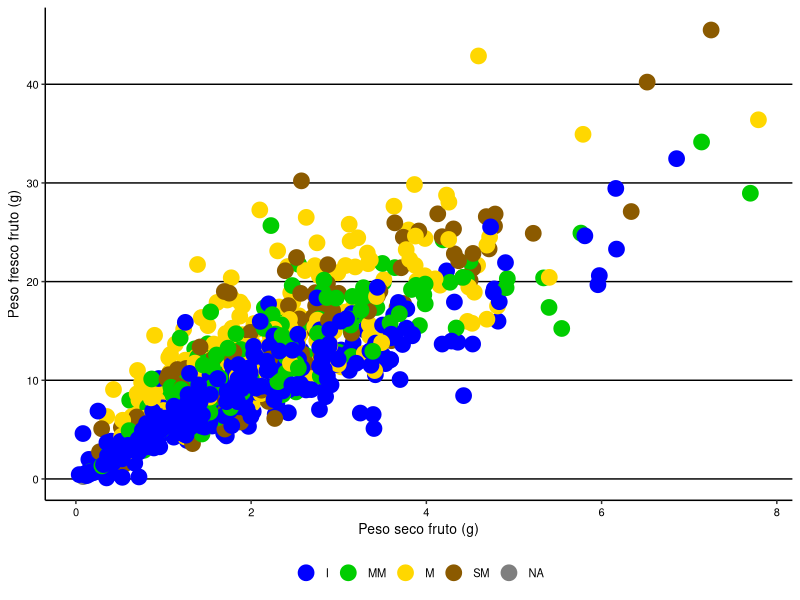

Generate this figure with R: (Note: this script raises an error after producing the figure.)
## ---- chunk 1
knitr::opts_chunk$set(warning = FALSE, message = FALSE, echo = FALSE)


# datospeso <-read_excel("nombre.xlsx", sheet="indicarhoja")
library(readxl)
datospeso <- read_excel("database.xlsx", sheet="V fisico")

datospeso$year<-factor(datospeso$year,levels=c("2019","2021","2022"))
datospeso$site<-factor(datospeso$site,levels=c("concordia", "palmar","gualeguaychu"))
datospeso$mad<-factor(datospeso$mad,levels=c("I", "MM","M","SM"))
datospeso$phenotype<-as.factor(datospeso$phenotype)
datospeso$id <-as.factor(datospeso$id)
datospeso$mad <-as.factor(datospeso$mad)
datospeso$pff <- as.numeric(datospeso$pff)
datospeso$pss <- as.numeric(datospeso$pss)

## ---- chunk 2
knitr::opts_chunk$set(warning = FALSE, message = FALSE, echo = FALSE)

# Se quitan filas sin datos de peso seco (en este caso no hay)
library(dplyr)
datospeso_sna <- datospeso %>% filter(!is.na(psf))

## ---- chunk 3
knitr::opts_chunk$set(warning = FALSE, message = FALSE, echo = FALSE)

library(ggplot2)

gg_pesoseco_3a <- ggplot(data=datospeso_sna, aes(x=psf, y=pff, color=mad))+
  geom_point(size=5)+
  # facet_grid(.~year)+
  labs(x="Peso seco fruto (g)", y="Peso fresco fruto (g)")+
  theme_classic()+
  theme(plot.title = element_text(hjust = 0.5, size = rel(1.5))) +
  scale_color_manual(values = c("blue","green3","gold","orange4")) +
  # scale_color_manual(values = c("coral1","burlywood2","palegreen4")) +
  theme(legend.title=element_blank())+
  theme(legend.position='bottom')+
  theme(panel.grid.major.y = element_line(color='black'))+
  theme(panel.grid.major.x = element_blank())+
  theme(text = element_text(size=10, color='black'))+
  theme(axis.text = element_text(color='black'))
gg_pesoseco_3a

## ---- chunk 4
knitr::opts_chunk$set(warning = FALSE, message = FALSE, echo = FALSE)

modelo_ps <- lm(psf ~ pff, data=datospeso)

## ---- chunk 5
knitr::opts_chunk$set(warning = FALSE, message = FALSE, echo = FALSE)

# Crear un nuevo data frame con los valores para pff, site y phenotype
nuevos_datos <- data.frame(
  pff = datospeso$pff  # Valores de pff
)

# Hacer predicciones
predicciones1 <- predict(modelo_ps, newdata = nuevos_datos)

# Ver las predicciones
# print(predicciones1)

modelo_ps

## ---- chunk 6
knitr::opts_chunk$set(warning = FALSE, message = FALSE, echo = FALSE)

summary(modelo_ps)

## ---- chunk 7
knitr::opts_chunk$set(warning = FALSE, message = FALSE, echo = FALSE)


# datospeso<-read_excel("database.xlsx", sheet="V datospeso")
library(dplyr)

datospeso2022 <- datospeso %>% filter(year == 2022)
datospeso2022 <- datospeso2022 %>% filter(site == "concordia" | site == "gualeguaychu")


## ---- chunk 8
knitr::opts_chunk$set(warning = FALSE, message = FALSE, echo = FALSE)

datospeso2022$psp <- datospeso2022$psf * 0.4842

## ---- chunk 9
knitr::opts_chunk$set(warning = FALSE, message = FALSE, echo = FALSE)

datospeso2022 <- datospeso2022 %>% filter(psp >= 0)

## ---- chunk 10
knitr::opts_chunk$set(warning = FALSE, message = FALSE, echo = FALSE)

library(ggplot2)

gg_pesoseco <- ggplot(data=datospeso2022, aes(x=psp, y=pff, color=site, shape=mad))+
  geom_point(size=5)+
  # facet_grid(.~year)+
  labs(x="Peso seco pulpa (g)", y="Peso fresco fruto (g)")+
  theme_classic()+
  theme(plot.title = element_text(hjust = 0.5, size = rel(1.5))) +
  scale_color_manual(values = c("coral1","palegreen4")) +
  # scale_color_manual(values = c("coral1","burlywood2","palegreen4")) +
  theme(legend.title=element_blank())+
  theme(legend.position='bottom')+
  theme(panel.grid.major.y = element_line(color='black'))+
  theme(panel.grid.major.x = element_blank())+
  theme(text = element_text(size=10, color='black'))+
  theme(axis.text = element_text(color='black'))

## ---- chunk 11
knitr::opts_chunk$set(warning = FALSE, message = FALSE, echo = FALSE)

library(lme4)
library(lmerTest)

modelo_psp <- lmer(psp ~ pff + (1|site/phenotype) + (1|mad), datospeso2022)

## ---- chunk 12
knitr::opts_chunk$set(warning = FALSE, message = FALSE, echo = FALSE)


# datospeso<-read_excel("database.xlsx", sheet="V datospeso")
library(readxl)
datospeso3 <- read_excel("database.xlsx", sheet="V psp")

datospeso3$year<-factor(datospeso3$year,levels=c("2019","2021","2022"))
datospeso3$site<-factor(datospeso3$site,levels=c("concordia", "palmar","gualeguaychu"))
datospeso3$phenotype<-as.factor(datospeso3$phenotype)
datospeso3$mad <-as.factor(datospeso3$mad)

datospeso3$pff <- as.numeric(datospeso3$pff)

## ---- chunk 13
knitr::opts_chunk$set(warning = FALSE, message = FALSE, echo = FALSE)

# Crear un nuevo data frame con los valores para pff, site y phenotype
nuevos_datos <- data.frame(
  pff = datospeso3$pff,  # Valores de pff
  site = datospeso3$site,  # Valores de site
  phenotype = datospeso3$phenotype,  # Valores de phenotype
  mad = datospeso3$mad
)

# Hacer predicciones
predicciones3 <- predict(modelo_psp, newdata = nuevos_datos)

# Ver las predicciones
print(predicciones3)

## ---- chunk 14
knitr::opts_chunk$set(warning = FALSE, message = FALSE, echo = FALSE)

datospeso3$predichos <- predicciones

datospeso3$f_psp <- datospeso3$predichos / datospeso3$pff

## ---- chunk 15
knitr::opts_chunk$set(warning = FALSE, message = FALSE, echo = FALSE)

tabla_ps <- datospeso3 %>%
  dplyr::group_by(phenotype) %>%
  dplyr::summarise(mean=mean(f_psp))

tabla_ps
